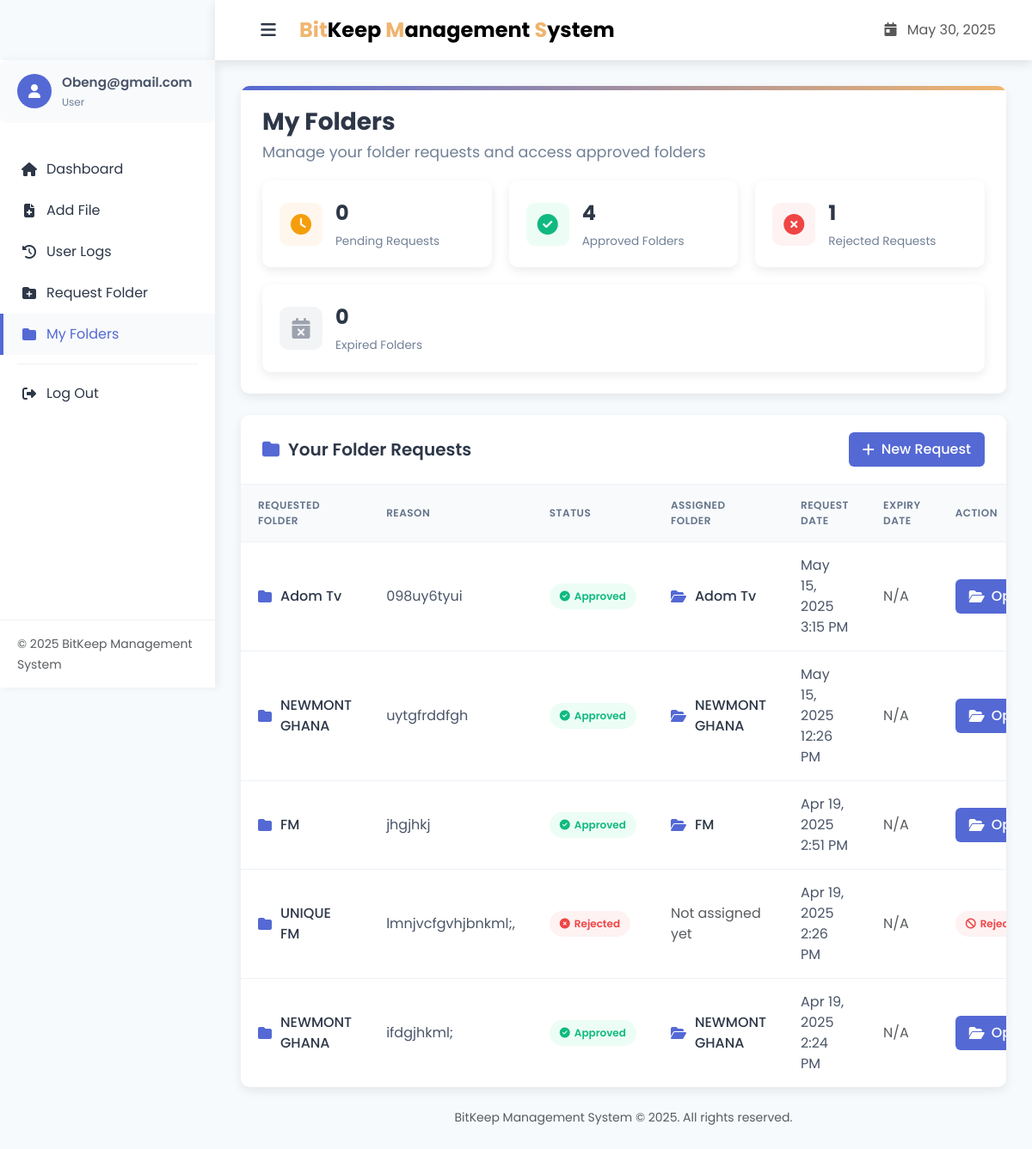
/private_user/user_dashboard.php (signed in), run on an earlier commit of the app's database.
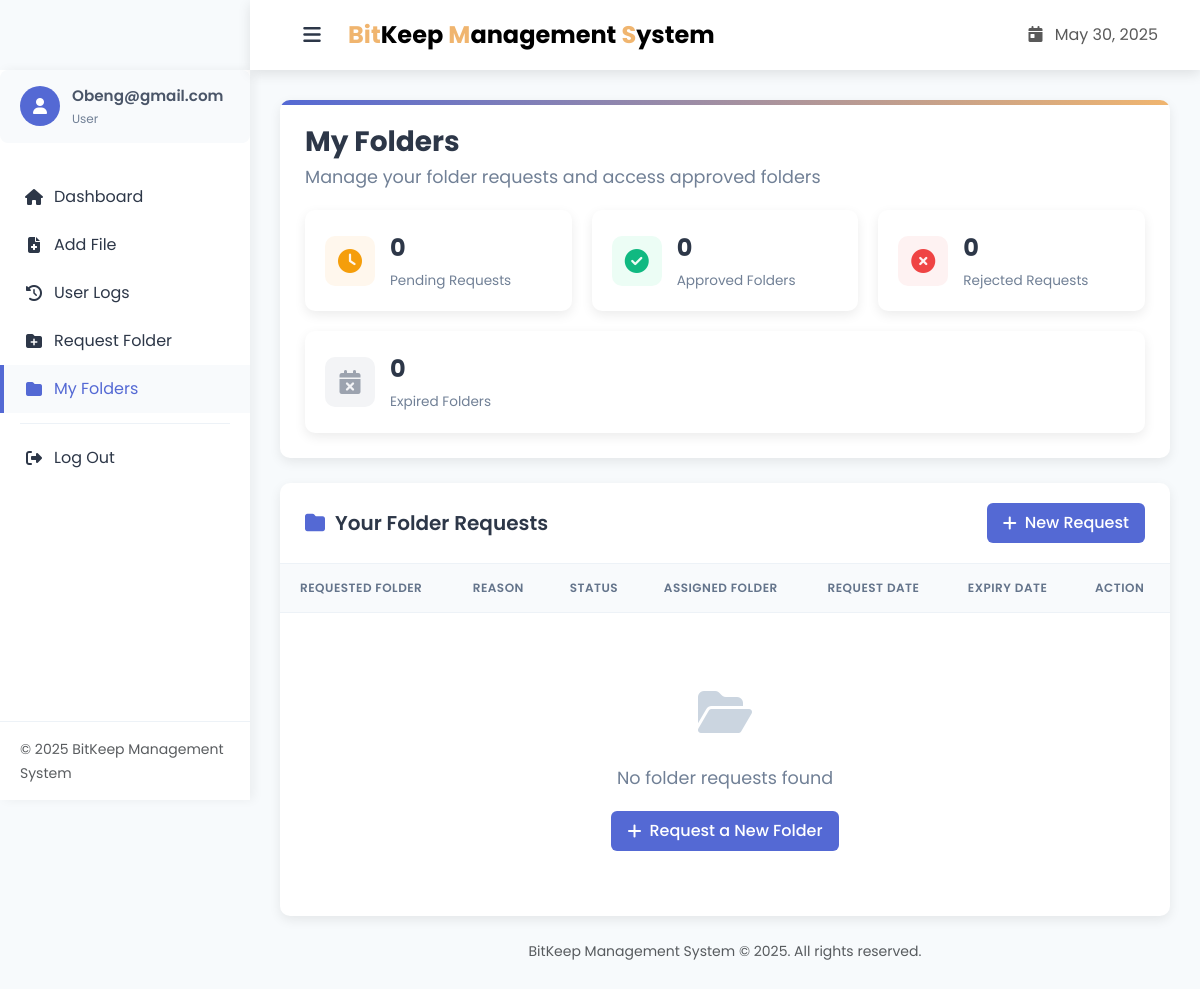
And on a later commit of the database.
### tables this page shows
CREATE TABLE `folder_requests` (
  `id` int(11) NOT NULL,
  `user_email` varchar(255) NOT NULL,
  `requested_folder_name` varchar(255) NOT NULL,
  `reason` text DEFAULT NULL,
  `status` enum('pending','approved','rejected') DEFAULT 'pending',
  `admin_email` varchar(255) DEFAULT NULL,
  `assigned_folder_id` int(11) DEFAULT NULL,
  `request_date` timestamp NOT NULL DEFAULT current_timestamp(),
  `approval_date` datetime DEFAULT NULL,
  `expiry_date` datetime DEFAULT NULL,
  `is_expired` tinyint(1) DEFAULT 0
);

CREATE TABLE `folders` (
  `folder_id` int(11) NOT NULL,
  `FOLDER_NAME` varchar(255) NOT NULL,
  `DESCRIPTION` text DEFAULT NULL,
  `PARENT_ID` int(11) DEFAULT NULL,
  `TIMERS` datetime DEFAULT current_timestamp()
);

### private_user/user_dashboard.php (the view, shortened to what the changed rows need)
<?php
require_once("include/connection.php");
$user_id = $_SESSION["email_address"];
$query = "SELECT * FROM login_user WHERE id = ?";
$stmt = $conn->prepare($query);
$stmt->bind_param("i", $user_id);
$stmt->execute();
$result = $stmt->get_result();
if ($result->num_rows > 0) {
    $row = $result->fetch_assoc();
    $user_email = $row['email_address'];
} else {
    session_destroy();
    header("location:../login.html");
    exit();
}
?>
<!DOCTYPE html>
<html lang="en">
<head>
  <link rel="stylesheet" href="https://cdnjs.cloudflare.com/ajax/libs/font-awesome/6.4.0/css/all.min.css">
  <link href="https://cdnjs.cloudflare.com/ajax/libs/bootstrap/5.3.0/css/bootstrap.min.css" rel="stylesheet">
</head>
<body>
  <div class="main-content">
    <div class="dashboard-header">
      <h1 class="dashboard-title">My Folders</h1>
      <?php
      require_once("include/connection.php");
      $stmt = $conn->prepare("SELECT
          COUNT(*) as total,
          SUM(CASE WHEN status = 'Pending' THEN 1 ELSE 0 END) as pending,
          SUM(CASE WHEN status = 'Approved' THEN 1 ELSE 0 END) as approved,
          SUM(CASE WHEN status = 'Rejected' THEN 1 ELSE 0 END) as rejected,
          SUM(CASE WHEN is_expired = 1 THEN 1 ELSE 0 END) as expired
          FROM folder_requests
          WHERE user_email = ?");
      $stmt->bind_param("s", $user_email);
      $stmt->execute();
      $stats = $stmt->get_result()->fetch_assoc();
      ?>
      <div class="dashboard-stats">
        <div class="stat-card">
          <div class="stat-info">
            <div class="stat-value"><?php echo $stats['approved'] ?? 0; ?></div>
            <div class="stat-label">Approved Folders</div>
          </div>
        </div>
        <div class="stat-card">
          <div class="stat-info">
            <div class="stat-value"><?php echo $stats['rejected'] ?? 0; ?></div>
            <div class="stat-label">Rejected Requests</div>
          </div>
        </div>
      </div>
    </div>
    <div class="content-card">
      <div class="card-header">
        <h2 class="card-title">
          <i class="fas fa-folder"></i> Your Folder Requests
        </h2>
      </div>
      <div class="card-body">
        <div class="table-responsive">
          <table class="dashboard-table">
            <thead>
              <tr>
                <th>Requested Folder</th>
                <th>Reason</th>
                <th>Status</th>
                <th>Assigned Folder</th>
                <th>Request Date</th>
                <th>Expiry Date</th>
                <th>Action</th>
              </tr>
            </thead>
            <tbody>
              <?php
              $stmt = $conn->prepare("SELECT fr.*, f.FOLDER_NAME
                  FROM folder_requests fr
                  LEFT JOIN folders f ON fr.assigned_folder_id = f.folder_id
                  WHERE fr.user_email = ?
                  ORDER BY fr.request_date DESC");
              $stmt->bind_param("s", $user_email);
              $stmt->execute();
              $result = $stmt->get_result();
              if ($result->num_rows > 0) {
                  while ($row = $result->fetch_assoc()) {
                      $expiry_status = '';
                      $is_expired = $row['is_expired'] == 1;
                      ?>
                      <tr>
                          <td data-label="Requested Folder">
                              <div class="folder-name">
                                  <i class="fas fa-folder folder-icon"></i>
                                  <?php echo htmlspecialchars($row['requested_folder_name']); ?>
                              </div>
                          </td>
                          <td data-label="Reason">
                              <div class="reason-text" title="<?php echo htmlspecialchars($row['reason']); ?>">
                                  <?php echo htmlspecialchars($row['reason']); ?>
                              </div>
                          </td>
                          <td data-label="Status">
                              <?php
                              $status = strtolower($row['status']);
                              $statusIcon = '';
                              $statusClass = '';
                              $statusText = ucfirst($status);
                              if ($status == 'approved' && $expiry_status == 'expired') {
                                  $statusIcon = 'calendar-times';
                                  $statusClass = 'status-expired';
                                  $statusText = 'Expired';
                              } elseif ($status == 'approved' && $expiry_status == 'expiring') {
                                  $statusIcon = 'exclamation-circle';
                                  $statusClass = 'status-expiring';
                                  $statusText = 'Expiring Soon';
                              } elseif ($status == 'approved') {
                                  $statusIcon = 'check-circle';
                                  $statusClass = 'status-approved';
                              } elseif ($status == 'rejected') {
                                  $statusIcon = 'times-circle';
                                  $statusClass = 'status-rejected';
                              } elseif ($status == 'pending') {
                                  $statusIcon = 'clock';
                                  $statusClass = 'status-pending';
                              } else {
                                  $statusIcon = 'question-circle';
                                  $statusClass = 'status-pending';
                              }
                              ?>
                              <span class="status-badge <?php echo $statusClass; ?>">
                                  <i class="fas fa-<?php echo $statusIcon; ?>"></i>
                                  <?php echo $statusText; ?>
                              </span>
                          </td>
                          <td data-label="Assigned Folder">
                              <?php
                              if (isset($row['assigned_folder_id']) && !empty($row['assigned_folder_id']) && isset($row['FOLDER_NAME'])) {
                                  echo '<div class="folder-name">';
                                  echo '<i class="fas fa-folder-open folder-icon"></i>';
                                  echo htmlspecialchars($row['FOLDER_NAME']);
                                  echo '</div>';
                              } else {
                                  if ($status == 'approved') {
                                      echo '<span class="status-badge status-pending">';
                                      echo '<i class="fas fa-hourglass-half"></i> Pending Assignment';
                                      echo '</span>';
                                  } else {
                                      echo '<span class="text-muted">Not assigned yet</span>';
                                  }
                              }
                              ?>
                          </td>
                          <td data-label="Request Date">
                              <?php echo date('M d, Y g:i A', strtotime($row['request_date'])); ?>
                          </td>
                          <td data-label="Expiry Date">
                              <?php
                              if (!empty($row['expiry_date']) && $status != 'rejected' && $status != 'pending') {
                                  if ($expiry_status == 'expired') {
                                      echo '<span class="status-badge status-expired">';
                                      echo '<i class="fas fa-calendar-times"></i> Expired';
                                      echo '</span>';
                                  } elseif ($expiry_status == 'expiring') {
                                      echo '<span class="status-badge status-expiring">';
                                      echo '<i class="fas fa-exclamation-circle"></i> ';
                                      echo '<div class="expiry-date">';
                                      echo date('M d, Y', strtotime($row['expiry_date']));
                                      echo '<span class="expiry-time">' . date('g:i A', strtotime($row['expiry_date'])) . '</span>';
                                      echo '</div>';
                                      echo '</span>';
                                  } else {
                                      echo '<div class="expiry-date">';
                                      echo date('M d, Y', strtotime($row['expiry_date']));
                                      echo '<span class="expiry-time">' . date('g:i A', strtotime($row['expiry_date'])) . '</span>';
                                      echo '</div>';
                                  }
                              } else {
                                  echo '<span class="text-muted">N/A</span>';
                              }
                              ?>
                          </td>
                          <td data-label="Action">
                              <?php
                              if ($status == 'approved' && !$is_expired && isset($row['assigned_folder_id']) && !empty($row['assigned_folder_id'])) {
                                  echo '<a href="manage_folder.php?folder_id=' . urlencode($row['assigned_folder_id']) . '" class="btn btn-primary">';
                                  echo '<i class="fas fa-folder-open"></i> Open';
                                  echo '</a>';
                              } elseif ($expiry_status == 'expired') {
                                  echo '<a href="request_folder.php" class="btn btn-outline">';
                                  echo '<i class="fas fa-sync"></i> Request again';
                                  echo '</a>';
                              } elseif ($status == 'pending') {
                                  echo '<span class="status-badge status-pending">';
                                  echo '<i class="fas fa-clock"></i> Awaiting Approval';
                                  echo '</span>';
                              } elseif ($status == 'rejected') {
                                  echo '<span class="status-badge status-rejected">';
                                  echo '<i class="fas fa-ban"></i> Rejected';
                                  echo '</span>';
                              } else {
                                  echo '<span class="status-badge status-pending">';
                                  echo '<i class="fas fa-hourglass-half"></i> Processing';
                                  echo '</span>';
                              }
                              ?>
                          </td>
                      </tr>
                      <?php
                  }
              } else {
                  ?>
                  <tr>
                      <td colspan="7">
                          <div class="empty-state">
                              <div class="empty-icon">
                                  <i class="fas fa-folder-open"></i>
                              </div>
                              <div class="empty-text">No folder requests found</div>
                              <a href="request_folder.php" class="btn btn-primary">
                                  <i class="fas fa-plus"></i> Request a New Folder
                              </a>
                          </div>
                      </td>
                  </tr>
                  <?php
              }
              ?>
            </tbody>
          </table>
        </div>
      </div>
    </div>
  </div>
</body>
</html>

What changed in the data, as far as the page shows it:
removed folder_requests: requested_folder_name "Adom Tv", reason "098uy6tyui", status "Approved", assigned_folder.FOLDER_NAME "Adom Tv", request_date "May 15, 2025 3:15 PM", shows "N/A"
removed folder_requests: requested_folder_name "NEWMONT GHANA", reason "uytgfrddfgh", status "Approved", assigned_folder.FOLDER_NAME "NEWMONT GHANA", request_date "May 15, 2025 12:26 PM", shows "N/A"
removed folder_requests: requested_folder_name "FM", reason "jhgjhkj", status "Approved", assigned_folder.FOLDER_NAME "FM", request_date "Apr 19, 2025 2:51 PM", shows "N/A"
removed folder_requests: requested_folder_name "UNIQUE FM", reason "lmnjvcfgvhjbnkml;,", status "Rejected", shows "Not assigned yet", request_date "Apr 19, 2025 2:26 PM", shows "N/A"
removed folder_requests: requested_folder_name "NEWMONT GHANA", reason "ifdgjhkml;", status "Approved", assigned_folder.FOLDER_NAME "NEWMONT GHANA", request_date "Apr 19, 2025 2:24 PM", shows "N/A"
Also different on the page:
$stats['approved']: "4" → "0"
$stats['rejected']: "1" → "0"
text now shown: "No folder requests found Request a New Folder"
